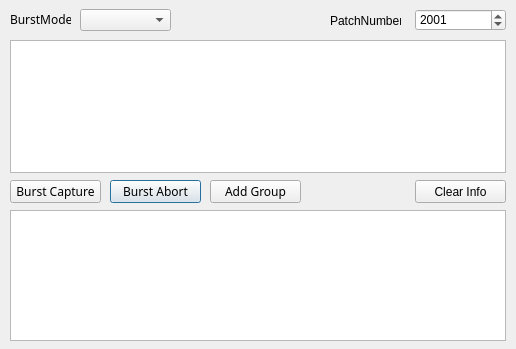
<?xml version="1.0" encoding="UTF-8"?>
<ui version="4.0">
 <class>ToolBurst</class>
 <widget class="QDialog" name="ToolBurst">
  <property name="geometry">
   <rect>
    <x>0</x>
    <y>0</y>
    <width>516</width>
    <height>349</height>
   </rect>
  </property>
  <property name="windowTitle">
   <string>Dialog</string>
  </property>
  <widget class="QComboBox" name="comboBox_Burst">
   <property name="geometry">
    <rect>
     <x>80</x>
     <y>9</y>
     <width>91</width>
     <height>22</height>
    </rect>
   </property>
   <property name="font">
    <font>
     <family>宋体</family>
     <pointsize>9</pointsize>
    </font>
   </property>
  </widget>
  <widget class="QSpinBox" name="spinBox_Patch">
   <property name="geometry">
    <rect>
     <x>415</x>
     <y>9</y>
     <width>91</width>
     <height>22</height>
    </rect>
   </property>
   <property name="maximum">
    <number>9999999</number>
   </property>
   <property name="value">
    <number>2001</number>
   </property>
  </widget>
  <widget class="QPushButton" name="pushButton_BurstAbort">
   <property name="geometry">
    <rect>
     <x>110</x>
     <y>180</y>
     <width>91</width>
     <height>23</height>
    </rect>
   </property>
   <property name="font">
    <font>
     <family>宋体</family>
     <pointsize>9</pointsize>
    </font>
   </property>
   <property name="text">
    <string>Burst Abort</string>
   </property>
  </widget>
  <widget class="QPushButton" name="pushButton_AddGroup">
   <property name="geometry">
    <rect>
     <x>210</x>
     <y>180</y>
     <width>91</width>
     <height>23</height>
    </rect>
   </property>
   <property name="font">
    <font>
     <family>宋体</family>
     <pointsize>9</pointsize>
    </font>
   </property>
   <property name="text">
    <string>Add Group</string>
   </property>
  </widget>
  <widget class="QLabel" name="label_Burst">
   <property name="geometry">
    <rect>
     <x>10</x>
     <y>9</y>
     <width>61</width>
     <height>20</height>
    </rect>
   </property>
   <property name="font">
    <font>
     <family>宋体</family>
     <pointsize>9</pointsize>
    </font>
   </property>
   <property name="text">
    <string>BurstMode</string>
   </property>
  </widget>
  <widget class="QPushButton" name="pushButton_BurstCapure">
   <property name="geometry">
    <rect>
     <x>10</x>
     <y>180</y>
     <width>91</width>
     <height>23</height>
    </rect>
   </property>
   <property name="font">
    <font>
     <family>宋体</family>
     <pointsize>9</pointsize>
    </font>
   </property>
   <property name="text">
    <string>Burst Capture</string>
   </property>
  </widget>
  <widget class="QLabel" name="label_Patch">
   <property name="geometry">
    <rect>
     <x>330</x>
     <y>10</y>
     <width>71</width>
     <height>21</height>
    </rect>
   </property>
   <property name="text">
    <string>PatchNumber</string>
   </property>
  </widget>
  <widget class="QTableWidget" name="tableWidget_Burst">
   <property name="geometry">
    <rect>
     <x>10</x>
     <y>40</y>
     <width>496</width>
     <height>133</height>
    </rect>
   </property>
  </widget>
  <widget class="QTextBrowser" name="textBrowser_Info">
   <property name="geometry">
    <rect>
     <x>10</x>
     <y>210</y>
     <width>496</width>
     <height>131</height>
    </rect>
   </property>
  </widget>
  <widget class="QPushButton" name="pushButton_ClearInfo">
   <property name="geometry">
    <rect>
     <x>415</x>
     <y>180</y>
     <width>91</width>
     <height>23</height>
    </rect>
   </property>
   <property name="text">
    <string>Clear Info</string>
   </property>
  </widget>
 </widget>
 <resources/>
 <connections/>
</ui>
